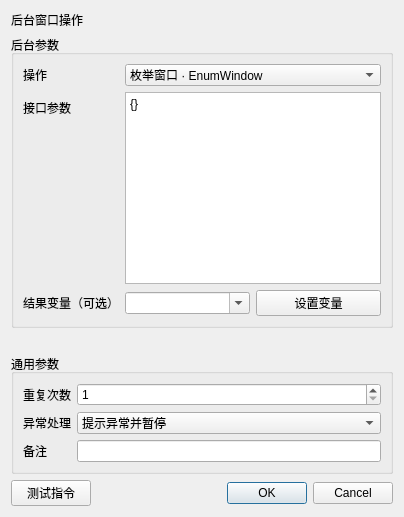
<?xml version="1.0" encoding="UTF-8"?><ui version="4.0"><class>InstructionEditor</class><widget class="QDialog" name="InstructionEditor"><layout class="QVBoxLayout" name="rootLayout"><item><widget class="QLabel" name="titleLabel"><property name="text"><string>后台窗口操作</string></property></widget></item><item><widget class="QGroupBox" name="parameterGroupBox"><property name="title"><string>后台参数</string></property><layout class="QFormLayout" name="parameterFormLayout"><item row="0" column="0"><widget class="QLabel" name="label_0"><property name="text"><string>操作</string></property></widget></item><item row="0" column="1"><widget class="QComboBox" name="parameter_0"><item><property name="text"><string>枚举窗口 · EnumWindow</string></property></item><item><property name="text"><string>EnumWindowByProcess</string></property></item><item><property name="text"><string>EnumWindowSuper</string></property></item><item><property name="text"><string>查找窗口 · FindWindow</string></property></item><item><property name="text"><string>FindWindowEx</string></property></item><item><property name="text"><string>FindWindowByProcess</string></property></item><item><property name="text"><string>FindWindowByProcessId</string></property></item><item><property name="text"><string>GetWindow</string></property></item><item><property name="text"><string>读取窗口状态 · GetWindowState</string></property></item><item><property name="text"><string>读取窗口标题 · GetWindowTitle</string></property></item><item><property name="text"><string>读取窗口类名 · GetWindowClass</string></property></item><item><property name="text"><string>GetWindowProcessId</string></property></item><item><property name="text"><string>GetWindowProcessPath</string></property></item><item><property name="text"><string>获取窗口矩形 · GetWindowRect</string></property></item><item><property name="text"><string>GetClientRect</string></property></item><item><property name="text"><string>获取内容区大小 · GetClientSize</string></property></item><item><property name="text"><string>GetPointWindow</string></property></item><item><property name="text"><string>GetMousePointWindow</string></property></item><item><property name="text"><string>ClientToScreen</string></property></item><item><property name="text"><string>ScreenToClient</string></property></item><item><property name="text"><string>SetWindowText</string></property></item><item><property name="text"><string>调整窗口大小 · SetWindowSize</string></property></item><item><property name="text"><string>调整内容区大小 · SetClientSize</string></property></item><item><property name="text"><string>移动窗口 · MoveWindow</string></property></item><item><property name="text"><string>设置窗口状态 · SetWindowState</string></property></item><item><property name="text"><string>SetWindowTransparent</string></property></item></widget></item><item row="1" column="0"><widget class="QLabel" name="label_1"><property name="text"><string>接口参数</string></property></widget></item><item row="1" column="1"><widget class="QPlainTextEdit" name="parameter_1"><property name="plainText"><string>{}</string></property></widget></item><item row="2" column="0"><widget class="QLabel" name="label_2"><property name="text"><string>结果变量（可选）</string></property></widget></item><item row="2" column="1"><layout class="QHBoxLayout" name="fieldLayout_2"><item><widget class="QComboBox" name="parameter_2"><property name="editable"><bool>true</bool></property></widget></item><item><widget class="QPushButton" name="auxiliary_2"><property name="text"><string>设置变量</string></property></widget></item></layout></item></layout></widget></item><item><spacer name="verticalSpacer"><property name="orientation"><enum>Qt::Vertical</enum></property><property name="sizeHint" stdset="0"><size><width>20</width><height>20</height></size></property></spacer></item>
<item><widget class="QGroupBox" name="commonGroupBox"><property name="title"><string>通用参数</string></property><layout class="QFormLayout" name="commonFormLayout">
<item row="0" column="0"><widget class="QLabel" name="repeatLabel"><property name="text"><string>重复次数</string></property></widget></item><item row="0" column="1"><widget class="QSpinBox" name="repeatSpinBox"><property name="minimum"><number>1</number></property><property name="maximum"><number>999999</number></property><property name="value"><number>1</number></property></widget></item>
<item row="1" column="0"><widget class="QLabel" name="errorPolicyLabel"><property name="text"><string>异常处理</string></property></widget></item><item row="1" column="1"><widget class="QComboBox" name="errorPolicyComboBox"><item><property name="text"><string>自动跳过</string></property></item><item><property name="text"><string>提示异常并暂停</string></property></item><item><property name="text"><string>提示异常并停止</string></property></item><property name="currentIndex"><number>1</number></property></widget></item>
<item row="2" column="0"><widget class="QLabel" name="noteLabel"><property name="text"><string>备注</string></property></widget></item><item row="2" column="1"><widget class="QLineEdit" name="noteEdit"/></item>
</layout></widget></item>
<item><layout class="QHBoxLayout" name="footerLayout"><item><widget class="QPushButton" name="testButton"><property name="text"><string>测试指令</string></property></widget></item><item><spacer name="footerSpacer"><property name="orientation"><enum>Qt::Horizontal</enum></property><property name="sizeHint" stdset="0"><size><width>40</width><height>20</height></size></property></spacer></item><item><widget class="QDialogButtonBox" name="buttonBox"><property name="standardButtons"><set>QDialogButtonBox::Cancel|QDialogButtonBox::Ok</set></property></widget></item></layout></item>
</layout></widget><resources/><connections/></ui>
